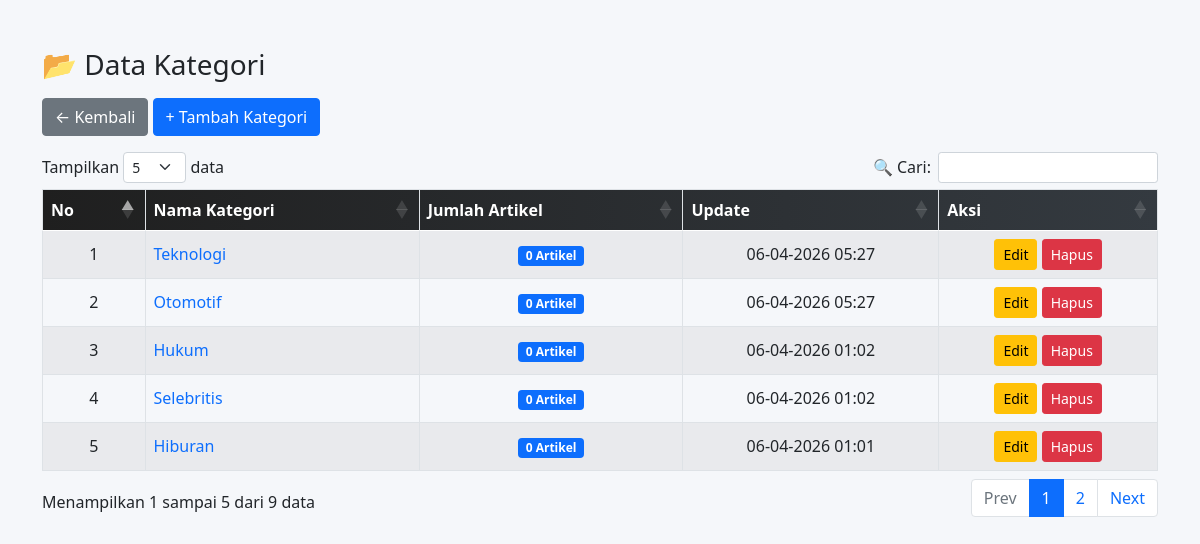
Screenshot of /portalberita/admin/kategori.php with the database file from the repository.
### tables this page shows
CREATE TABLE `kategori` (
  `id` int(11) NOT NULL,
  `nama_kategori` varchar(100) DEFAULT NULL,
  `created_at` datetime DEFAULT current_timestamp(),
  `updated_at` datetime DEFAULT current_timestamp() ON UPDATE current_timestamp()
);

### portalberita/admin/kategori.php (the view, shortened to what this page needs)
<?php
include 'koneksi.php';
$data = mysqli_query($conn, "
    SELECT kategori.*, COUNT(artikel.id) as jumlah_artikel
    FROM kategori
    LEFT JOIN artikel ON artikel.kategori_id = kategori.id
    GROUP BY kategori.id
    ORDER BY kategori.id DESC
");
?>
<!DOCTYPE html>
<html lang="id">
<head>
<link href="https://cdn.jsdelivr.net/npm/bootstrap@5.0.2/dist/css/bootstrap.min.css" rel="stylesheet">
<link rel="stylesheet" href="https://cdn.datatables.net/1.13.6/css/dataTables.bootstrap5.min.css">
</head>
<body>
<div class="container mt-5">
    <h3 class="mb-3">📂 Data Kategori</h3>
    <a href="index.php" class="btn btn-secondary mb-3">← Kembali</a>
    <a href="?menu=tambah_kategori" class="btn btn-primary mb-3">+ Tambah Kategori</a>
    <table id="kategoriTable" class="table table-bordered table-striped">
        <thead class="text-center">
            <tr>
                <th>No</th>
                <th>Nama Kategori</th>
                <th>Jumlah Artikel</th>
                <th>Update</th>
                <th>Aksi</th>
            </tr>
        </thead>
        <tbody>
        <?php $no=1; while($row = mysqli_fetch_assoc($data)) { ?>
        <tr>
            <td class="text-center"><?= $no++ ?></td>
            <td>
                <a href="../kategori.php?id=<?= $row['id'] ?>" target="_blank" style="text-decoration:none; font-weight:500;">
                    <?= $row['nama_kategori'] ?>
                </a>
            </td>
            <td class="text-center">
                <span class="badge bg-primary">
                    <?= $row['jumlah_artikel'] ?> Artikel
                </span>
            </td>
            <td class="text-center">
                <?= date('d-m-Y H:i', strtotime($row['updated_at'])) ?>
            </td>
            <td class="text-center">
                <a href="?menu=edit_kategori&id=<?= $row['id'] ?>" class="btn btn-warning btn-sm">Edit</a>
                <a href="hapus_kategori.php?id=<?= $row['id'] ?>" class="btn btn-danger btn-sm"
                   onclick="return confirm('Yakin hapus?')">Hapus</a>
            </td>
        </tr>
        <?php } ?>
        </tbody>
    </table>
</div>
</body>
</html>

### portalberita/admin/kategori.php (style rules this page uses)
body { background:#f5f7fa; }
.table thead { background: linear-gradient(90deg,#1f1f1f,#343a40); color:white; }
.table td, .table th { vertical-align: middle; }
.btn-warning { background:#ffc107; }
.btn-danger { background:#dc3545; }

### rows the page displays
kategori: nama_kategori "Teknologi", jumlah_artikel "0", updated_at "06-04-2026 05:27"
kategori: nama_kategori "Otomotif", jumlah_artikel "0", updated_at "06-04-2026 05:27"
kategori: nama_kategori "Hukum", jumlah_artikel "0", updated_at "06-04-2026 01:02"
kategori: nama_kategori "Selebritis", jumlah_artikel "0", updated_at "06-04-2026 01:02"
kategori: nama_kategori "Hiburan", jumlah_artikel "0", updated_at "06-04-2026 01:01"
